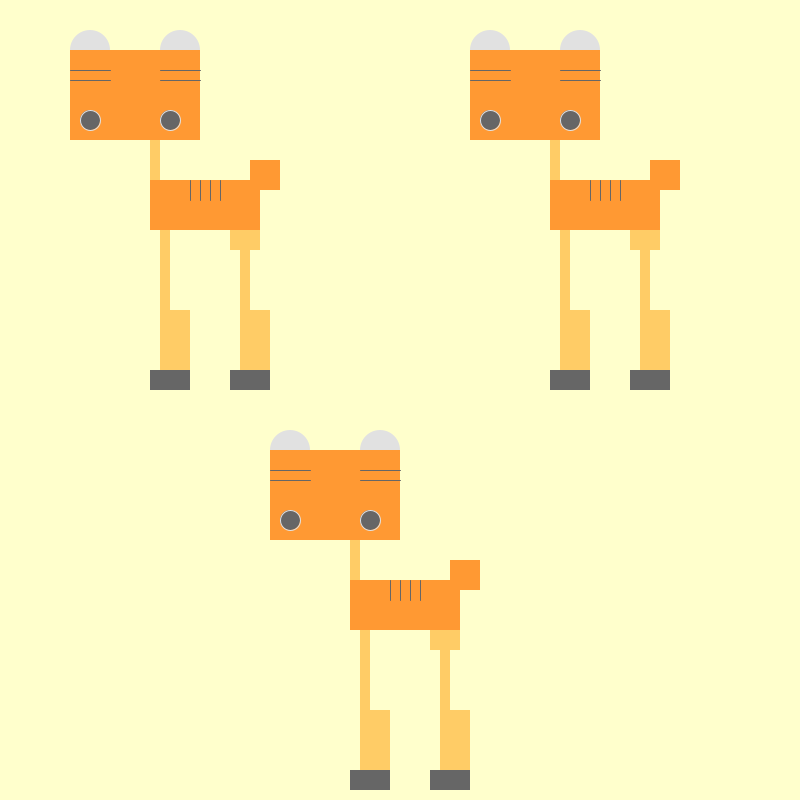
Frame 1 (no input)
Frame 60 (the mouse pressed at the canvas centre just before this capture): identical to frame 1, image omitted
Frame 120 (the mouse held since frame 60 and released just before this capture): identical to frame 1, image omitted

The Processing sketch that drew this single still picture (run headless with seeded random() and noise(); from frame 60 on, the mouse is pressed at the canvas centre):

// Processing sketch: processing_73874
// ── processing_73874.pde

/*Nicole Strang
  ITGM 315
  Assignment 4 Part 1
  10/7/2012
    
  This script recreates the previous sketch using an array to call each clone.
  Thus, making Odeer clones is reduced to a single for loop.
  */
  
  
  
  
Odeer[] clones = new Odeer[3];
 
int xpos = 400;
int ypos = 400;
int gr1 = 225;
int gr2 = 102;
color color1 = color(255, 153, 51);
color color2 = color(255, 204, 102);
 
int i, o, u, kx, ky;
  
  
void setup() {
  size(800, 800);
  smooth();
  frameRate(30);
  rectMode(CORNERS);
  ellipseMode(CORNERS);
  background(255,255,204);
  
  for(int i=0; i<clones.length; i++){
    clones[i] = new Odeer(); 
  }

}
 
  
void draw(){
  background(255,255,204);
  
  for(int i=0; i<clones.length; i++){
    if(i==0){
        kx = xpos/2;
        ky = ypos/2;
      }
      if(i==1){
        kx = xpos+xpos/2;
        ky = ypos/2;
      }
      if(i==2){
        kx = xpos;
        ky = ypos+ypos/2;
      }
      
    if(mousePressed==true && mouseButton==LEFT){   
      clones[i].dance(kx, ky, gr1, gr2, color1, color2);
    } 
    else{
      clones[i].displayStill(kx, ky, gr1, gr2, color1, color2);
    } 
    
  }

}
 
 
 
 
//Odeer Class
class Odeer{
   
  int localX;
  int localY;
  int p;
  color c1;
  color c2;
  color colorBG;
  int grey1;
  int grey2;
  boolean headbob;
   
  Odeer(){
    int localX = width/2;
    int localY = height/2;
    color c1 = color(255, 153, 51);
    color c2 = color(255, 204, 102);
    int grey1;
    int grey2;
    headbob = true;
    colorBG = color(255,255,204);
  }
   
  void drawLegs(int localX, int localY, int grey2, color c2) {
  //Legs
  noStroke();
  fill(c2);
  for(i=0; i<=80; i+=80){
    rect(localX-40+i,localY+30,localX-30+i,localY+110);
    rect(localX-40+i,localY+110,localX-10+i,localY+170);
  }
  rect(localX+30,localY+30,localX+60,localY+50);
     
  //Hooves
  fill(grey2);
  for(i=0; i<=80; i+=80){  rect(localX-50+i,localY+170,localX-10+i,localY+190);  }
  }
   
  void drawTorso(int localX, int localY, int grey2, color c1, color c2) {
    //Neck
    noStroke();
    fill(c2);
    rect(localX-50,localY-60,localX-40,localY-20);
     
    //Tail
    fill(c1);
    rect(localX+50,localY-40,localX+80,localY-10);
   
    //Body
    rect(localX-50,localY-20,localX+60,localY+30);
     
    //Stripes on Bod
    stroke(grey2);
    for(i=0; i<=30; i+=10){  line(localX-10+i,localY-20,localX-10+i,localY);  }
  }
   
  void drawHead(int localX, int localY, int grey1, int grey2, color c1) {
    //Ears
    noStroke();
    fill(grey1);
    for(i=0; i<=90; i+=90){  ellipse(localX-130+i,localY-170,localX-90+i,localY-130);  }
     
    //Head
    fill(c1);
    rect(localX-130,localY-150,localX,localY-60);
     
    //Stripes on head
    stroke(grey2);
    for(i=0; i<=90; i+=90){
      for(o=0; o<=10; o+=10){  line(localX-130+i,localY-130+o,localX-90+i,localY-130+o);  }
    }
  }
   
  void drawEyes(int localX, int localY, color c1, color c2) {
    stroke(c2);
    fill(c1);
    for(i=0; i<=80; i+=80){  ellipse(localX-120+i,localY-90,localX-100+i,localY-70);  }
}
   
  void displayStill(int localX, int localY, int grey1, int grey2, color c1, color c2) {
    drawLegs(localX, localY, grey2, color2);
    drawTorso(localX, localY, grey2, c1, c2);
    drawHead(localX, localY, grey1, grey2, c1);
    drawEyes(localX, localY, grey2, grey1);
  }
   
  void dance(int localX, int localY, int grey1, int grey2, color c1, color c2) {
     
    drawLegs(localX, localY, grey2, c2);
     
    if(u<=-20){  headbob=true;  }
        if(u>=20){  headbob=false;  }
        if(headbob){
          u+=2;
        }
        else{
          u-=2;
        }
     
    p+=3;
    if(p>255){  p = 0;  }
    c1 = color(p, p/2, p/3);
    drawTorso(localX, localY, grey2, c1, c2);
    drawHead(localX+u, localY, grey1, grey2, c1);
    drawEyes(localX+u, localY, grey2, grey1);
 
      }
     
   
   
}
